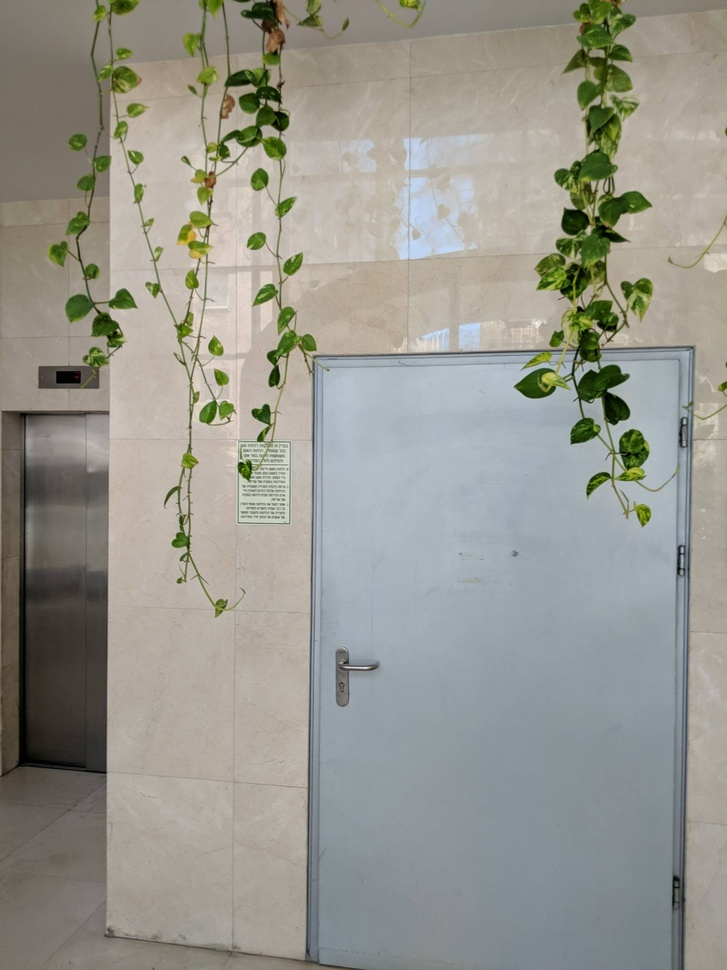
#> input picture Ass2/Images/Office/3.jpg, 727 x 970 px, shrunk from 1512 x 2016 before the run, found by its file name
$ python sift7.py
#> lines starting #> are read from the running program, lines starting #| are printed output that depends on the picture
import cv2
import numpy as np
import matplotlib.pyplot as plt
from scipy.ndimage import gaussian_filter
from skimage import filters


def SIFT(img):
    gray = cv2.cvtColor(img, cv2.COLOR_BGR2GRAY)
    octaves = create_octaves(gray)
    dog = get_dog(octaves)
    candidates = find_keypoint_candidates(dog)
    keypoints = refine_keypoints(candidates, octaves)
    assign_orientations(keypoints, octaves)
    descriptors,key_pts = compute_descriptors(keypoints, octaves)

    return key_pts, np.array(descriptors)
    #return keypoints, descriptors
    #return dog

def get_dog(octaves):
    octave_dog=[]
    for octave in octaves:
        scale_dog=[]
        for i,scale in enumerate(octave):
            if(i!=0):
                scale_dg=scale-octave[i-1]
                scale_dog.append(scale_dg)
        octave_dog.append(scale_dog)
    return octave_dog

def compute_gradient_orientation_histogram(octave, x, y, size=16, num_bins=36):
    dx = filters.sobel_v(octave)
    dy = filters.sobel_h(octave)
    magnitudes = np.sqrt(dx**2 + dy**2)
    orientations = np.arctan2(dy, dx) * 180 / np.pi
    orientations[orientations < 0] += 360

    hist = np.zeros(num_bins)

    for i in range(-size//2, size//2):
        for j in range(-size//2, size//2):
            if x+i < 0 or x+i >= octave.shape[1] or y+j < 0 or y+j >= octave.shape[0]:
                continue
            # Ensure the orientation is within the valid range [0, 360)
            orientation = orientations[y+j, x+i] % 360
            bin_idx = int(orientation * num_bins / 360)
            hist[bin_idx] += magnitudes[y+j, x+i]

    return hist


def assign_orientations(keypoints, octaves):
    for octave_no,octave_keypoints in enumerate(keypoints):
        for i,keypoint in enumerate(octave_keypoints):
            x, y, scale = keypoint['x'], keypoint['y'], keypoint['scale']
            hist = compute_gradient_orientation_histogram(octaves[octave_no][scale], x, y)
            peak = np.argmax(hist)
            orientation = peak * (360 / 36)
            keypoint['orientation'] = orientation

def refine_keypoints(candidates, octaves, num_keypoints_per_patch=2):
    keypoints = []
    for i in range(len(octaves)):
        octave_keypoints = []
        for j,candidate in enumerate(candidates[i]):
            if j==0 or j == len(candidates[i])-1:
                continue
            scale = j
            #scores = [(x, y, scale, octaves[i][scale][y, x]) for x, y in candidate]
            #scores.sort(key=lambda x: -x[3])
           # for cand in scores[:num_keypoints_per_patch]:
            for cand in candidate:

                x, y = cand[0], cand[1]
                #if is_extremum(octaves[i][scale], x, y):
                if True :
                    print(scale)
                    refined_x, refined_y = refine_position(octaves[i][scale], octaves[i][scale-1], octaves[i][scale+1], x, y)
                    #refined_x, refined_y = x,y
                    if is_edge_point(octaves[i][scale] ,octaves[i][scale-1], refined_x, refined_y):
                       continue
                    #if is_low_contrast(octaves[i][scale], refined_x, refined_y):
                        #continue
                    #if (scale ==1 or scale==2) and (is_max_all_scale_pt(cand,octaves[i]) or is_min_all_scale_pt(cand,octaves[i])):
                    keypoint = {'x': int(refined_x), 'y': int(refined_y), 'scale': scale}
                    octave_keypoints.append(keypoint)
        keypoints.append(octave_keypoints)
    return keypoints

# [23 lines left out: functions is_max_all_scale_pt, is_min_all_scale_pt, not called in this run]

def is_low_contrast(octave, x, y, threshold=0.03):
    #print(f'x {x} y {y} \n')
    return np.abs(octave[int(y), int(x)]) < threshold

# [11 lines left out: function is_extremum, not called in this run]

def is_edge_point(octave,octave2, x, y, threshold=10):

    Dx = (octave[int(y), int(x+1)] - octave[int(y), int(x-1)]) / 2
    Dy = (octave[int(y+1), int(x)] - octave[int(y-1), int(x)]) / 2
    Ds = (octave[int(y), int(x)] - octave2[int(y), int(x)]) / 2

    Dxx = octave[int(y), int(x+1)] - 2 * octave[int(y), int(x)] + octave[int(y), int(x-1)]
    Dyy = octave[int(y+1), int(x)] - 2 * octave[int(y), int(x)] + octave[int(y-1), int(x)]
    Dxy = (octave[int(y+1), int(x+1)] - octave[int(y+1), int(x-1)] - octave[int(y-1), int(x+1)] + octave[int(y-1), int(x-1)]) / 4

    tr_H = Dxx + Dyy
    det_H = Dxx * Dyy - Dxy**2

    curvature_ratio = tr_H**2 / det_H

    return det_H < 0 or curvature_ratio > (threshold + 1)**2 / threshold

def refine_position(octave, octave2 ,octave3, x, y, threshold=0.5):
    dx = (octave[y, x+1] - octave[y, x-1]) / 2
    dy = (octave[y+1, x] - octave[y-1, x]) / 2
    ds = (octave3[y, x] - octave2[y, x]) / 2

    dxx = (octave[y, x+1] - 2 * octave[y, x] + octave[y, x-1])
    dyy = (octave[y+1, x] - 2 * octave[y, x] + octave[y-1, x])
    dss = (octave3[y, x] - 2 * octave[y, x] + octave2[y, x])

    dxy = (octave[y+1, x+1] - octave[y+1, x-1] - octave[y-1, x+1] + octave[y-1, x-1]) / 4
    dxs = (octave3[y, x+1] - octave3[y, x-1] - octave2[y, x+1] + octave2[y, x-1]) / 4
    dys = (octave3[y+1, x] - octave3[y-1, x] - octave2[y+1, x] + octave2[y-1, x]) / 4

    dD = np.array([dx, dy, ds])
    H = np.array([[dxx, dxy, dxs],
                  [dxy, dyy, dys],
                  [dxs, dys, dss]])

    offset = -np.linalg.lstsq(H, dD, rcond=None)[0]

    if np.abs(offset[0]) < threshold and np.abs(offset[1]) < threshold and np.abs(offset[2]) < threshold:
        return x + offset[0], y + offset[1]
    else:
        return x, y

def find_keypoint_candidates(octaves, threshold_abs=0.01):
    candidates = []
    for octave in octaves:
        octave_candidates = []
        for j,scale in enumerate(octave):
            if(j!=0 and j!=len(octave)-1):
                #print(f'{j} \n')
                local_maxima = find_local_maxima_3d(octave,j, threshold_abs)
                local_minima = find_local_minima_3d(octave,j, threshold_abs)
                local_maxima.extend(local_minima)
                octave_candidates.append(local_maxima)
                #octave_candidates.extend(local_minima)
        candidates.append(octave_candidates)
    return candidates

# [17 lines left out: function find_local_maxima, not called in this run]

def find_local_maxima_3d(image,scale, threshold_abs):
    local_maxima = []
    h, w = image[scale].shape
    for y in range(1, h - 1):
        for x in range(1, w - 1):
            if image[scale][y, x] >= threshold_abs:
                is_max = True
                for dy in [-1, 0, 1]:
                    for dx in [-1, 0, 1]:
                        for ds in [-1,0,1]:
                            if image[scale][y, x] < image[scale+ds][y + dy, x + dx]:
                                is_max = False
                                break
                        if not is_max:
                            break
                    if not is_max:
                            break
                if is_max:
                    local_maxima.append((x, y))
    return local_maxima

def find_local_minima_3d(image,scale, threshold_abs):
    local_maxima = []
    h, w = image[scale].shape
    for y in range(1, h - 1):
        for x in range(1, w - 1):
            if image[scale][y, x] >= threshold_abs:
                is_max = True
                for dy in [-1, 0, 1]:
                    for dx in [-1, 0, 1]:
                        for ds in [-1,0,1]:
                            if image[scale][y, x] > image[scale+ds][y + dy, x + dx]:
                                is_max = False
                                break
                        if not is_max:
                            break
                    if not is_max:
                            break
                if is_max:
                    local_maxima.append((x, y))
    return local_maxima


def create_octaves(image, num_octaves=2, num_scales=8, sigma=1.6):
    octaves = []
    k = 2**(1/num_scales)

    #image = cv2.resize(image, (image.shape[1]//2, image.shape[0]//2))

    #image = cv2.resize(image, (image.shape[1]//2, image.shape[0]//2))

    for _ in range(num_octaves):
        octave = []
        for _ in range(num_scales):
            image = gaussian_filter(image, sigma)
            octave.append(image)
            sigma *= k
        octaves.append(octave)
        image = cv2.resize(image, (image.shape[1]//2, image.shape[0]//2))

    return octaves

def compute_descriptors(keypoints, octaves):
    descriptors = []
    key_pts=[]
    for i,octave_keypoints in enumerate(keypoints):
        for keypoint in octave_keypoints:
            x, y, scale, orientation = keypoint['x'], keypoint['y'], keypoint['scale'], keypoint['orientation']
            descriptor = compute_descriptor(octaves[i][scale], x, y, orientation)
            descriptors.append(descriptor)
            key_pts.append(((2**(scale))*x,(2**(scale))*y))
    return descriptors,key_pts

def compute_descriptor(octave, x, y, orientation, num_bins=8, patch_size=16):
    dx = filters.sobel_v(octave)
    dy = filters.sobel_h(octave)
    magnitudes = np.sqrt(dx**2 + dy**2)
    orientations = np.arctan2(dy, dx) * 180 / np.pi
    orientations[orientations < 0] += 360

    descriptor = []

    for i in range(0, 4):
        for j in range(0, 4):
            hist = np.zeros(num_bins)
            for l in range(0, 4):
                for m in range(0, 4):
                    px = x + (i * 4) + l - 8  # Adjusting for patch size and location around (x, y)
                    py = y + (j * 4) + m - 8  # Adjusting for patch size and location around (x, y)
                    if px >= 0 and px < octave.shape[1] and py >= 0 and py < octave.shape[0]:
                        relative_orientation = orientations[py, px] - orientation
                        if relative_orientation < 0:
                            relative_orientation += 360
                        if relative_orientation == 360:
                            relative_orientation =0
                        bin_idx = int(relative_orientation * num_bins / 360)
                        hist[bin_idx] += magnitudes[py, px]
            descriptor.extend(hist)

    # Normalize the descriptor
    descriptor = np.array(descriptor)
    descriptor /= np.linalg.norm(descriptor)
    descriptor[descriptor > 0.2] = 0.2
    descriptor /= np.linalg.norm(descriptor)

    return descriptor

# [15 lines left out: function match_descriptors, not called in this run]

def draw_matches(img1, keypoints1, img2, keypoints2, matches):
    h1, w1 = img1.shape[:2]
    h2, w2 = img2.shape[:2]
    img_matches = np.zeros((max(h1, h2), w1 + w2, 3), dtype=np.uint8)
    img_matches[:h1, :w1] = img1
    img_matches[:h2, w1:w1+w2] = img2

    for match in matches:
        # idx1 = match[0].queryIdx
        # idx2 = match[0].trainIdx

        (x1, y1) = keypoints1[match[0]]
        (x2, y2) = keypoints2[match[1]]
        cv2.line(img_matches, (int(x1), int(y1)), (int(x2) + w1, int(y2)), (0, 255, 0), 1)
        cv2.circle(img_matches, (int(x1), int(y1)), 2, (0, 0, 255), -1)
        cv2.circle(img_matches, (int(x2) + w1, int(y2)), 2, (0, 0, 255), -1)

    return img_matches

def preprocess_image(image):
    lab_image = cv2.cvtColor(image, cv2.COLOR_BGR2LAB)
    l_channel, a_channel, b_channel = cv2.split(lab_image)

    clahe = cv2.createCLAHE(clipLimit=2.0, tileGridSize=(8, 8))
    equalized_l_channel = clahe.apply(l_channel)

    equalized_lab_image = cv2.merge([equalized_l_channel, a_channel, b_channel])

    equalized_rgb_image = cv2.cvtColor(equalized_lab_image, cv2.COLOR_LAB2BGR)

    return equalized_rgb_image

def match_descriptors(descriptors1, descriptors2):
    matches = []
    for i, desc1 in enumerate(descriptors1):
        best_match_idx = -1
        best_distance = np.inf
        second_best_distance = np.inf
        for j, desc2 in enumerate(descriptors2):
            distance = np.linalg.norm(desc1 - desc2)
            if distance < best_distance:
                second_best_distance = best_distance
                best_distance = distance
                best_match_idx = j
        if best_distance < 0.75 * second_best_distance:  # Apply distance ratio test
            matches.append((i, best_match_idx))
    return matches

def main():

    img1 = cv2.imread('Images/Office/3.jpg')
#> img1 is the input picture: shape (970, 727, 3); mean B, G, R 142.4, 150.6, 151.2
    img2 = cv2.imread('Images/Office/4.jpg')
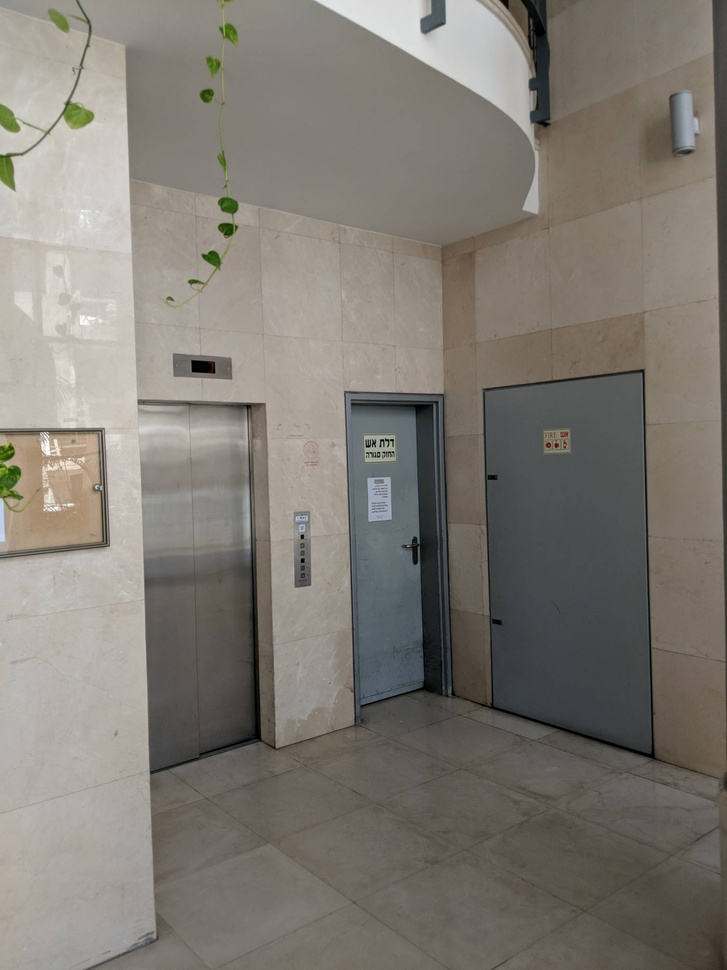
#> input picture Ass2/Images/Office/4.jpg, 727 x 970 px, shrunk from 1512 x 2016 before the run, found by its file name
#> img2 is the input picture: shape (970, 727, 3); mean B, G, R 115.4, 122.5, 127.4

    # Preprocess images

    img1 = cv2.resize(img1, (img1.shape[1]//16, img1.shape[0]//16))
#> img1: shape (60, 45, 3)
    img2 = cv2.resize(img2, (img2.shape[1]//16, img2.shape[0]//16))
#> img2: shape (60, 45, 3)

    img1 = preprocess_image(img1)
#> in preprocess_image, `lab_image = cv2.cvtColor(image, cv2.COLOR_BGR2LAB)`: lab_image: shape (60, 45, 3); mean of channels 0, 1, 2 157, 126.9, 132.4
#> in preprocess_image, `equalized_lab_image = cv2.merge([equalized_l_channel, a_channel, b_cha..`: equalized_lab_image: shape (60, 45, 3); mean of channels 0, 1, 2 156.4, 126.9, 132.4
    img2 = preprocess_image(img2)
#> in preprocess_image (call 2), `lab_image = cv2.cvtColor(image, cv2.COLOR_BGR2LAB)`: lab_image: shape (60, 45, 3); mean of channels 0, 1, 2 130.2, 128.7, 132.6
#> in preprocess_image (call 2), `equalized_lab_image = cv2.merge([equalized_l_channel, a_channel, b_cha..`: equalized_lab_image: shape (60, 45, 3); mean of channels 0, 1, 2 137.6, 128.7, 132.6
    # Extract keypoints and descriptors
    keypoints1, descriptors1 = SIFT(img1)
#> the loop in create_octaves, `for _ in range(num_octaves):` made 2 passes
#> pass 1, in create_octaves, `image = cv2.resize(image, (image.shape[1]//2, image.shape[0]//2))`:
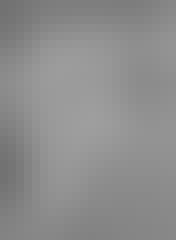
#> image: shape (30, 22) (shown 8 times larger); min 114, max 158, mean 141
#> after the loop in create_octaves, `for _ in range(num_octaves):`: octaves = 2 items; sigma = 6.4
#> in SIFT, `octaves = create_octaves(gray)`: octaves = 2 items
#> the loop in get_dog, `for octave in octaves:` made 2 passes
#> the loop in find_keypoint_candidates, `for octave in octaves:` made 2 passes
#> the loop in refine_keypoints, `for i in range(len(octaves)):` made 2 passes
#> (printed output is left out)
#> the loop in assign_orientations, `for octave_no,octave_keypoints in enumerate(keypoints):` made 2 passes
#> octave_no on passes 1 to 2: 0, 1
#> pass 1, in compute_gradient_orientation_histogram, `orientations = np.arctan2(dy, dx) * 180 / np.pi`:
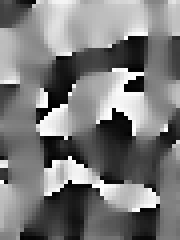
#> orientations: shape (60, 45) float64 (shown 4 times larger); min -180, max 180, mean -7.3; drawn with min black and max white
#> the loop in compute_descriptors, `for i,octave_keypoints in enumerate(keypoints):` made 2 passes
    keypoints2, descriptors2 = SIFT(img2)
#> the loop in create_octaves (call 2), `for _ in range(num_octaves):` made 2 passes
#> pass 1, in create_octaves (call 2), `image = cv2.resize(image, (image.shape[1]//2, image.shape[0]//2))`:
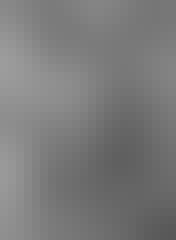
#> image: shape (30, 22) (shown 8 times larger); min 88, max 156, mean 122.5
#> the loop in get_dog (call 2), `for octave in octaves:` made 2 passes
#> the loop in find_keypoint_candidates (call 2), `for octave in octaves:` made 2 passes
#> the loop in refine_keypoints (call 2), `for i in range(len(octaves)):` made 2 passes
#> (printed output is left out)
#> the loop in assign_orientations (call 2), `for octave_no,octave_keypoints in enumerate(keypoints):` made 2 passes
#> pass 1, in compute_gradient_orientation_histogram (call 771), `orientations = np.arctan2(dy, dx) * 180 / np.pi`:
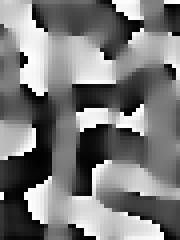
#> orientations: shape (60, 45) float64 (shown 4 times larger); min -180, max 180, mean -6.9; drawn with min black and max white
#> the loop in compute_descriptors (call 2), `for i,octave_keypoints in enumerate(keypoints):` made 2 passes
#> pass 1, in compute_descriptor (call 799), `magnitudes = np.sqrt(dx**2 + dy**2)`:
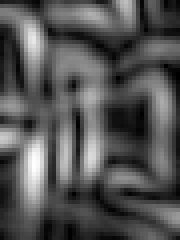
#> magnitudes: shape (60, 45) float64 (shown 4 times larger); min 0.00139, max 0.103, mean 0.0348; drawn with min black and max white

    print(type(descriptors1))
    print(type(descriptors2))

    descriptors1 = descriptors1.astype(np.float32)
    descriptors2 = descriptors2.astype(np.float32)


    # [7 lines of commented-out code are left out]

    matches = match_descriptors(descriptors1, descriptors2)


    drawn_matches = draw_matches(img1, keypoints1, img2, keypoints2, matches)
#> the loop in draw_matches, `for match in matches:` made 21 passes
#> match on passes 1 to 12: (152, 7), (170, 8), (188, 80), (238, 319), (288, 234), (301, 70), (307, 7), (335, 123), (345, 181), (394, 100), (398, 100), (415, 102)
#> after the loop in draw_matches, `for match in matches:`:
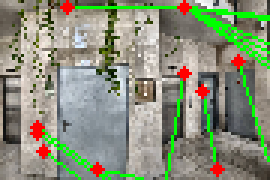
#> img_matches: shape (60, 90, 3) (shown 3 times larger); mean B, G, R 121.9, 144, 137.3

    cv2.namedWindow('Matches', cv2.WINDOW_NORMAL)
    cv2.imshow('Matches', drawn_matches)
    cv2.waitKey(0)
    cv2.destroyAllWindows()

    # [11 lines of commented-out code are left out]

if __name__ == "__main__":
    main()
